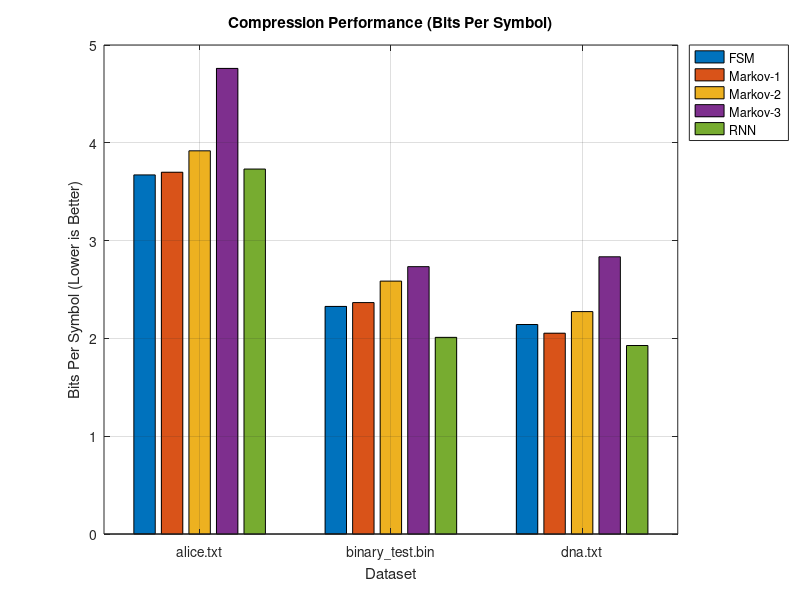
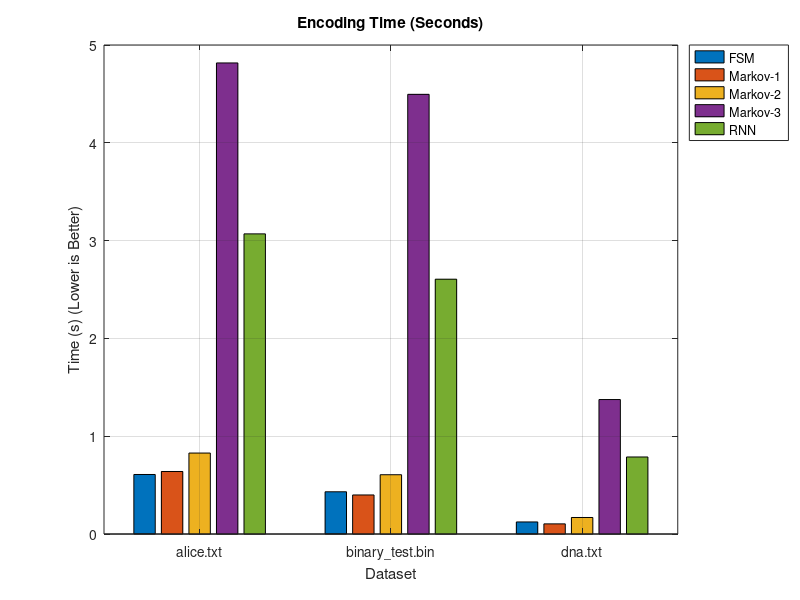
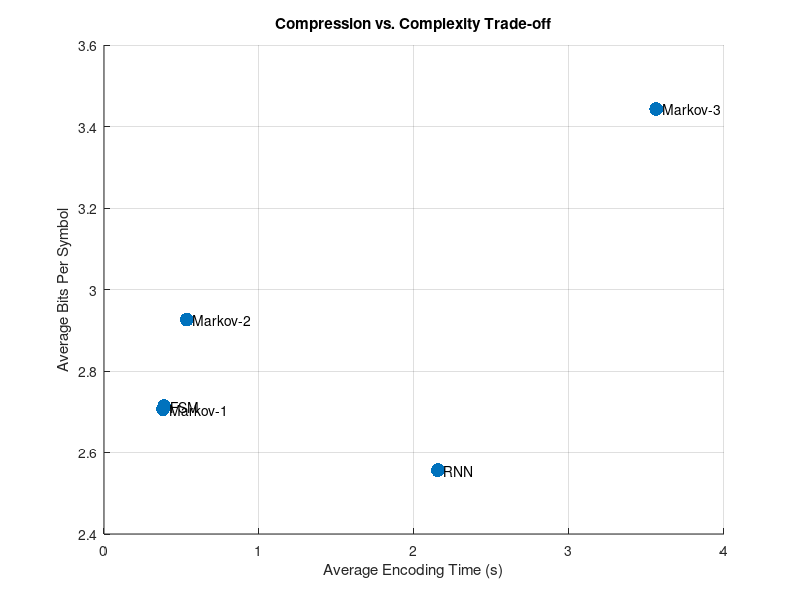

Recreate these plots in MATLAB, in order.
% -------------------------------------------------------------------------
% Section: Analysis
% Purpose: Generate performance plots from benchmark results.
% Input:   results.mat (generated by run_experiments.m)
% Output:  Saves plots to 'images/' directory.
% -------------------------------------------------------------------------

function plot_results()
    if ~exist('results.mat', 'file')
        error('results.mat not found. Run run_experiments.m first.');
    end
    
    load('results.mat', 'results');
    
    if ~exist('images', 'dir')
        mkdir('images');
    end
    
    % Extract Data
    files = unique({results.File});
    models = unique({results.Model});
    
    bps_data = zeros(length(files), length(models));
    time_data = zeros(length(files), length(models));
    
    for f = 1:length(files)
        for m = 1:length(models)
            % Find entry
            idx = find(strcmp({results.File}, files{f}) & strcmp({results.Model}, models{m}));
            if ~isempty(idx)
                bps_data(f, m) = results(idx).BPS;
                time_data(f, m) = results(idx).EncTime;
            end
        end
    end
    
    % Plot 1: Compression Performance (BPS)
    figure('Visible', 'off');
    bar(bps_data);
    title('Compression Performance (Bits Per Symbol)');
    xlabel('Dataset');
    ylabel('Bits Per Symbol (Lower is Better)');
    set(gca, 'XTickLabel', files, 'TickLabelInterpreter', 'none');
    legend(models, 'Location', 'bestoutside');
    grid on;
    saveas(gcf, 'images/compression_performance.png');
    fprintf('Saved images/compression_performance.png\n');
    
    % Plot 2: Encoding Time
    figure('Visible', 'off');
    bar(time_data);
    title('Encoding Time (Seconds)');
    xlabel('Dataset');
    ylabel('Time (s) (Lower is Better)');
    set(gca, 'XTickLabel', files, 'TickLabelInterpreter', 'none');
    legend(models, 'Location', 'bestoutside');
    grid on;
    saveas(gcf, 'images/encoding_time.png');
    fprintf('Saved images/encoding_time.png\n');
    
    % Plot 3: Trade-off (Scatter Plot)
    % Average across datasets
    avg_bps = mean(bps_data, 1);
    avg_time = mean(time_data, 1);
    
    figure('Visible', 'off');
    scatter(avg_time, avg_bps, 100, 'filled');
    title('Compression vs. Complexity Trade-off');
    xlabel('Average Encoding Time (s)');
    ylabel('Average Bits Per Symbol');
    grid on;
    
    % Label points
    for m = 1:length(models)
        text(avg_time(m), avg_bps(m), ['  ' models{m}], 'FontSize', 10);
    end
    saveas(gcf, 'images/tradeoff.png');
    fprintf('Saved images/tradeoff.png\n');
end
